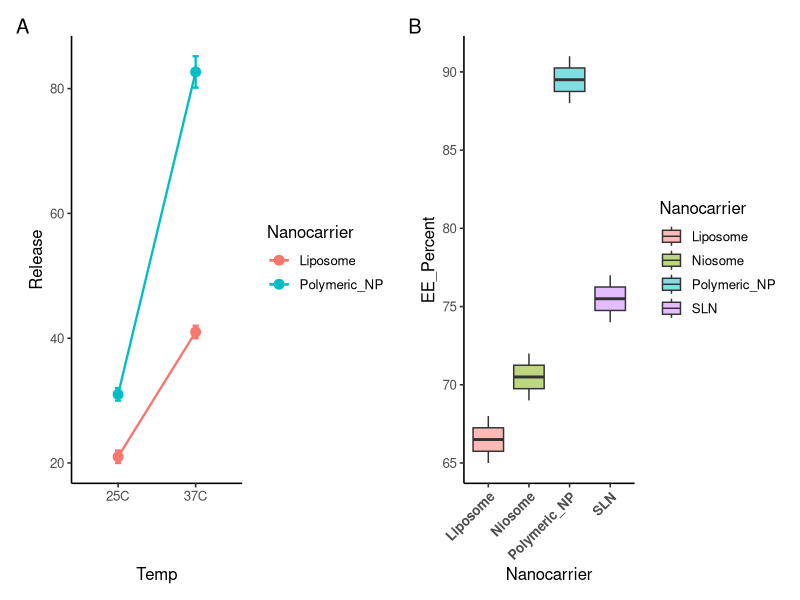
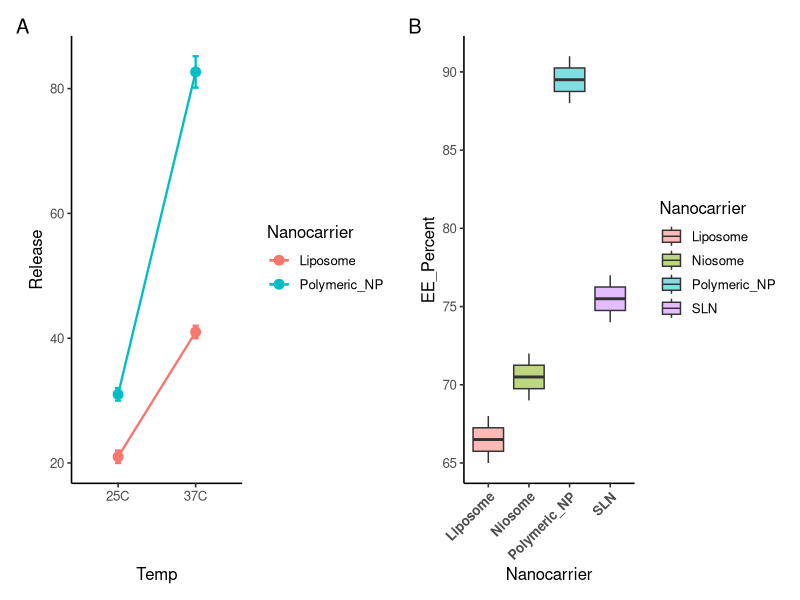

Generate these figures, in order, with R:
# Description : Combines two distinct nanobiotechnology plots (Temperature-dependent Drug Release Interaction Plot and Encapsulation Efficiency Boxplot) into a single publication-ready multi-panel figure (A & B) using the patchwork package, and exports it at 300 DPI.
#________________________________________________________


library(tidyverse)
library(patchwork)


twoway_df <- data.frame(
  Nanocarrier = rep(c("Liposome", "Liposome", "Polymeric_NP", "Polymeric_NP"), each = 3),
  Temp        = rep(c("25C", "37C", "25C", "37C"), each = 3),
  Release     = c(
    20, 22, 21,   # Liposome at 25C
    40, 42, 41,   # Liposome at 37C
    30, 32, 31,   # Polymeric_NP at 25C
    80, 85, 83    # Polymeric_NP at 37C
  )
)


ee_df <- data.frame(
  Nanocarrier = rep(c("Liposome", "Niosome", "Polymeric_NP", "SLN"), each = 4),
  EE_Percent  = c(
    65, 68, 66, 67,
    70, 72, 69, 71,
    88, 91, 89, 90,
    75, 77, 74, 76
  )
)


plot1 <- ggplot(twoway_df, aes(x = Temp, y = Release, group = Nanocarrier, color = Nanocarrier))+
stat_summary(fun = mean, geom = "line", linewidth = 0.8)+
stat_summary(fun = mean, geom = "point", size = 3)+
stat_summary(fun.data = mean_sdl, fun.args = list(mult = 1), geom = "errorbar", width = 0.08, linewidth = 0.8 )+
theme_classic(base_size = 12)



plot2 <- ggplot(ee_df, aes(x =  Nanocarrier, y = EE_Percent, fill = Nanocarrier)) + geom_boxplot(alpha = 0.5)+
theme_classic(base_size = 12) + theme(axis.text.x = element_text(angle = 45, hjust = 1, face = "bold"))

combined_fig <- (plot1 + plot2) + plot_annotation(tag_levels = "A")
print(combined_fig)

save <- ggsave(filename = "combined_fig.png", plot = combined_fig, width = 24, height = 10, units = "cm", dpi = 300)
